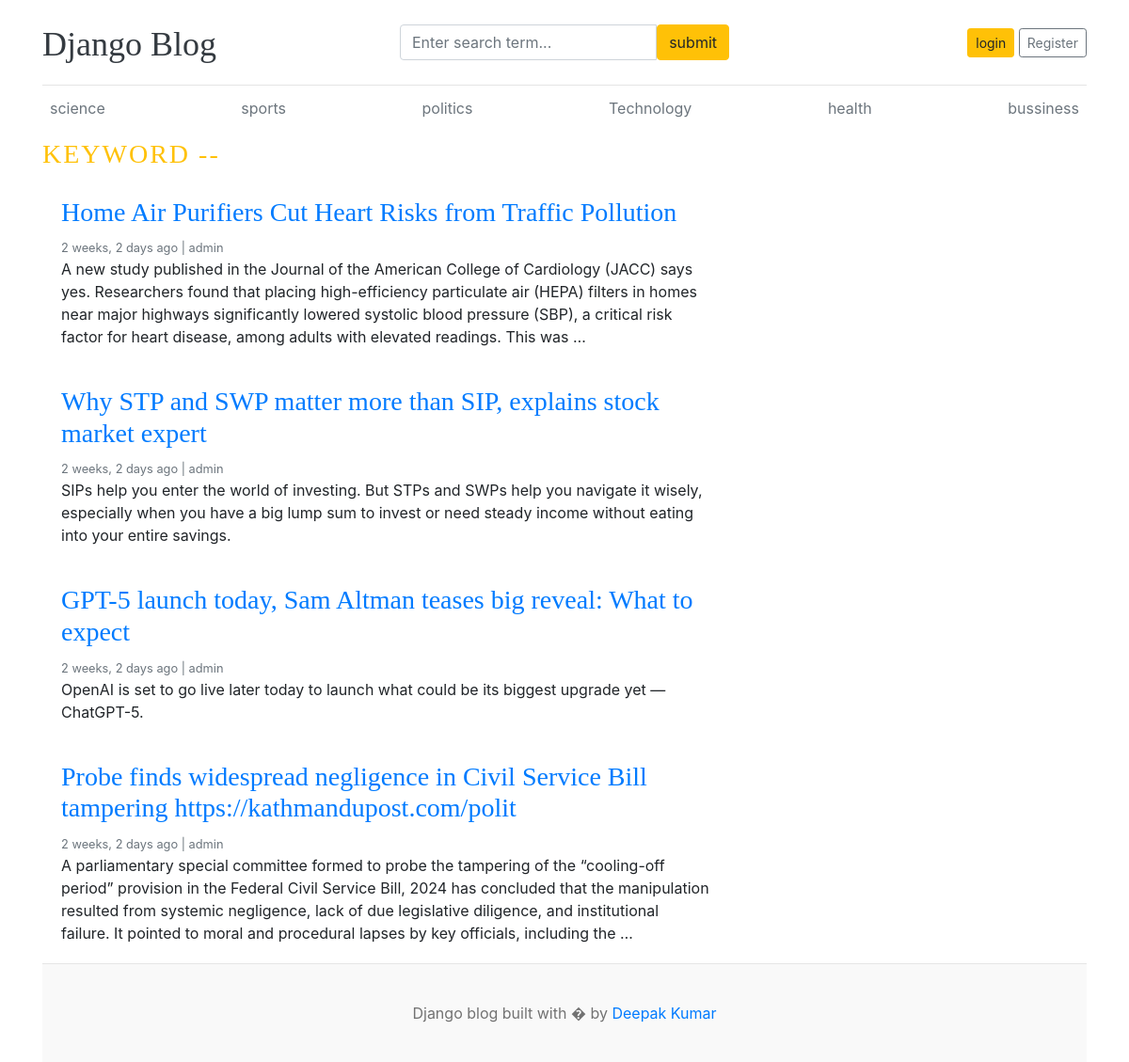
Before: /blogs/search/ with the older database file.
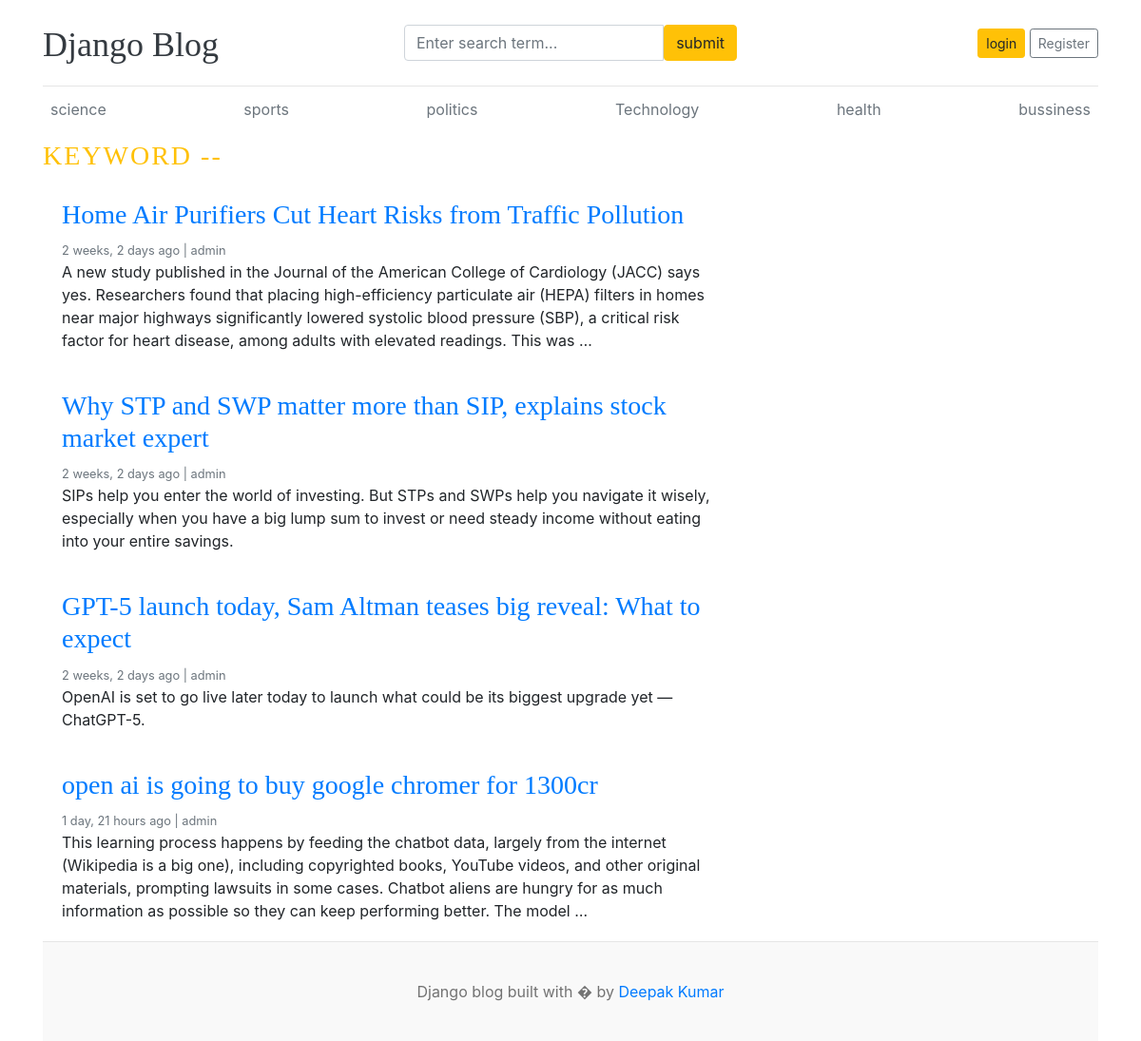
After: the same page with the newer database file.
### blogs/models.py (models this page shows, shortened)
class Category(models.Model):
    name = models.CharField(max_length=15,unique=True)
    created_at = models.DateTimeField(auto_now_add=True)
    updated_at = models.DateTimeField(auto_now=True)
    class Meta:
        verbose_name_plural = 'categories'

class Blogs(models.Model):
    title = models.CharField(max_length=100,unique=True)
    slug = models.SlugField(blank=True,unique=True)
    category = models.ForeignKey(Category,on_delete=models.CASCADE)
    author = models.ForeignKey(User , on_delete=models.CASCADE)
    photo = models.ImageField(upload_to='images')
    short_body = models.TextField(max_length=1000)
    body = models.TextField(max_length=2000)
    STATUS_CHOICE =[
        (0, 'draft'),
        (1 ,'Published'),
    ]
    status = models.IntegerField(choices = STATUS_CHOICE , default = 0)
    is_featured = models.BooleanField(default=False)
    created_at = models.DateTimeField(auto_now_add=True)
    updated_at = models.DateTimeField(auto_now=True)
    class Meta:
        verbose_name_plural = 'blogs'

### blogs/views.py (the view)
# urls.py: path('blogs/search/',views.search,name='search'),
def search(request):
    key = request.GET.get('keyword','')
    post = Blogs.objects.filter(Q(title__icontains=key,status=1)| Q(short_body__icontains=key))
    context = {
        'posts':post,
        'key':key,
    }
    return render(request,'blogs/search.html',context)

### blogs/context_processors.py (called while the page is built)
def categoryget(request):
    category = Category.objects.all()
    context ={
        'category':category
    }
    return dict(context)

### blogs/templates/blogs/search.html
{% extends 'main.html' %}
{% block content %}
<h3 class="text-uppercase text-warning" style="letter-spacing: 2px;">keyword -- {{ key }}</h3>
<main role="main" class="container p-0">
  <div class="row">
    <div class="col-md-8 blog-main">
      {% for post in posts %}
        <div class="card border-0" >
          <div class="card-body">
            <h3><a href="{% url 'blog' post.slug %}">{{ post.title }}</a></h3>
            <small class="mb-1 text-muted">{{ post.created_at|timesince }} ago | {{ post.author }}</small>
            <p class="card-text">{{ post.short_body|truncatewords:50  }}</p>
          </div>
        </div>
      {% endfor %}
    </div>
</main>
{% endblock %}

### templates/header.html (shortened to what this page needs)
{% load static %}
<!DOCTYPE html>
<html lang="en">
<head>
    <link href="https://getbootstrap.com/docs/4.0/dist/css/bootstrap.min.css" rel="stylesheet">
  <link rel="stylesheet" href="https://cdnjs.cloudflare.com/ajax/libs/font-awesome/6.5.2/css/all.min.css">
    <link href="{% static 'css/style.css' %}" rel="stylesheet">
  </head>
<body>
    <div class="container">
      <header class="blog-header py-3">
        <div class="row flex-nowrap justify-content-between align-items-center">
          <div class="col-4 pt-1">
            <a class="blog-header-logo text-dark" href="/">Django Blog</a>
          </div>
            <div class="col-4">
            <form action="{% url 'search' %}" method="GET">
              <div class="input-group">
                <input class="form-control" name="keyword" type="text" placeholder="Enter search term..."  />
                <button type="submit" class="btn btn-warning" id="button-search" type="button">submit</button>
            </div>
            </form>
          </div>
          <div class="col-4 d-flex justify-content-end align-items-center">
            {% if not user.is_authenticated %}
            <a class="btn btn-sm btn-warning" href="{% url 'login' %}">login</a> &nbsp;
            <a class="btn btn-sm btn-outline-secondary" href="{% url 'register' %}">Register</a>
            {% else %}
            <span> <a href="{% url 'dashboard' %}" class="btn btn-sm btn-warning">Dashboard</a> </span> &nbsp; &nbsp;
            <a  href="{% url 'logout' %}"> Logout</a>
            {% endif %}
          </div>
        </div>
      </header>
      <div class="nav-scroller py-1 mb-2">
        <nav class="nav d-flex justify-content-between">
          {% for cat in category %}
          <a class="p-2 text-muted" href="{% url 'category' cat.id  %}">{{ cat.name }}</a>
          {% endfor %}
        </nav>
      </div>

Changed rows visible on the page:
removed Blogs: title "Probe finds widespread negligence in Civil Service Bill tampering https://kathmandupost.com/polit", created_at "2 weeks, 2 days", author "admin", short_body "A parliamentary special committee formed to probe the tampering of the “cooling-off period” provision in the Federal Civil Service Bill, 2024 has concluded that the manipulation resulted from systemic negligence, lack of due legislative diligence, and institutional failure. It pointed to moral and procedural lapses by key officials, including the …"
added Blogs: title "open ai is going to buy google chromer for 1300cr", created_at "1 day, 21 hours", author "admin", short_body "This learning process happens by feeding the chatbot data, largely from the internet (Wikipedia is a big one), including copyrighted books, YouTube videos, and other original materials, prompting lawsuits in some cases. Chatbot aliens are hungry for as much information as possible so they can keep performing better. The model …"
